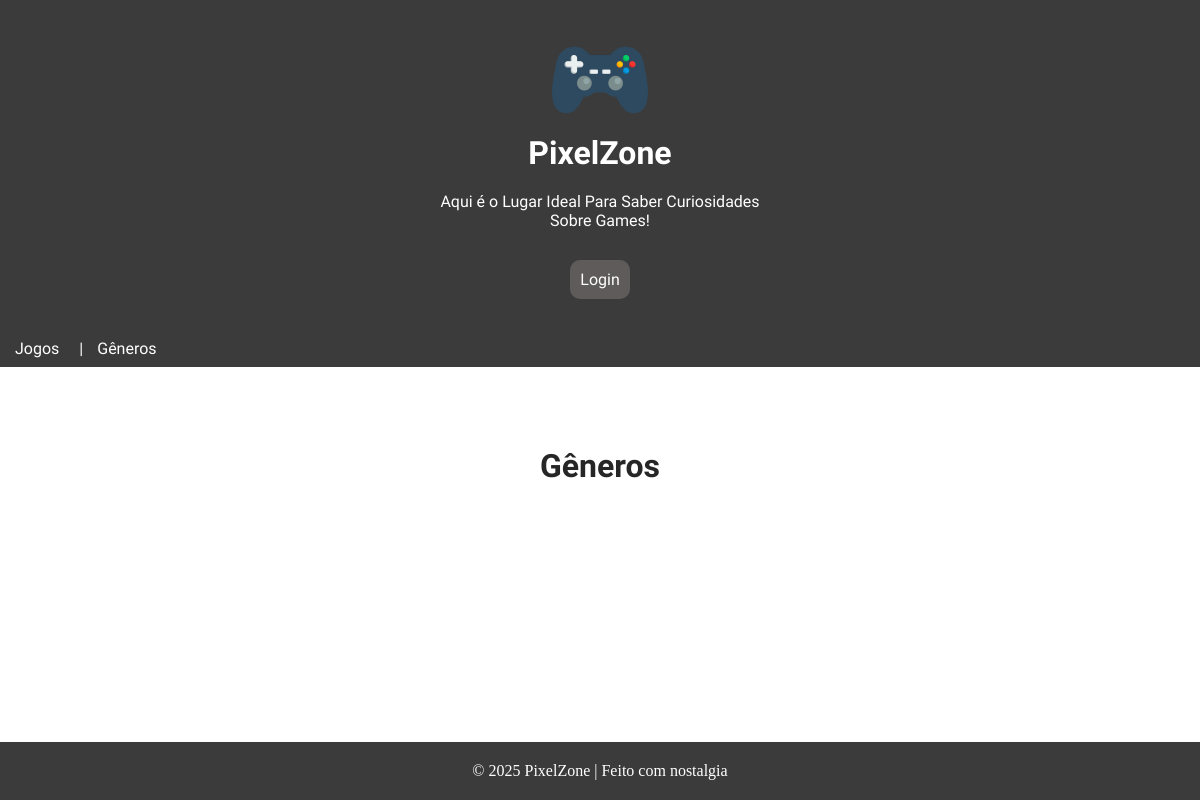
Before: /genero/ with the older database file.
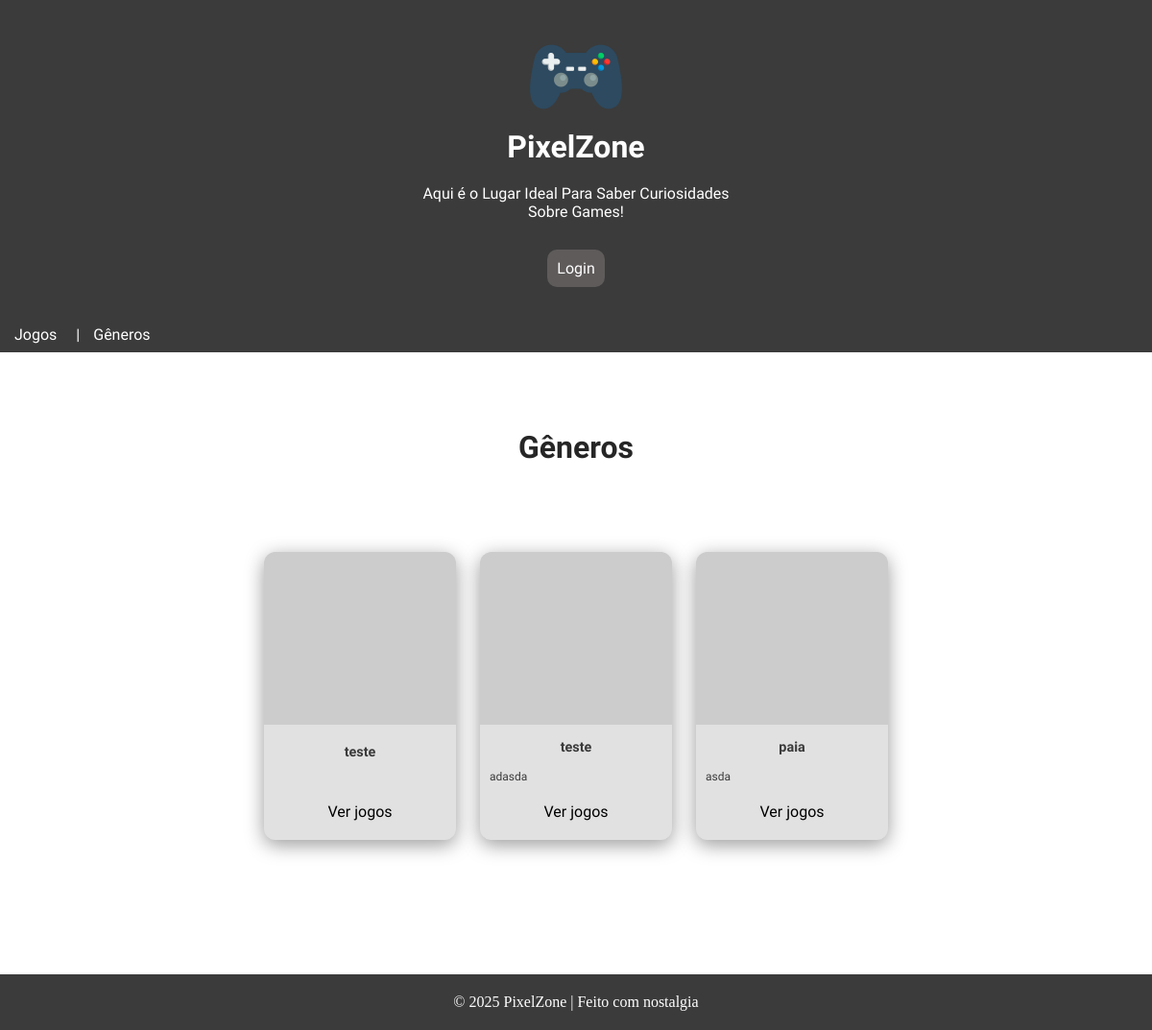
After: the same page with the newer database file.
### apps/Genero/models.py (models this page shows, shortened)
class Genero(models.Model):
    nome = models.CharField(max_length=50)
    descricao = models.TextField(blank=True, null=True)
    imagem = models.ImageField(upload_to='generos/', blank=True, null=True)

### apps/Genero/views.py (the view)
# urls.py: path('', views.lista_generos, name='lista'),
def lista_generos(request):
    generos = Genero.objects.all()
    return render(request, 'genero/lista.html', {'generos': generos})

### apps/Genero/templates/genero/lista.html (shortened to what this page needs)
{% extends 'base.html' %}
{% block conteudo %}
<h1 class="title">Gêneros</h1>
<div class="galeria-destaque">
    {% for genero in generos %}
        <div class="card">
            {% if genero.imagem %}
                <img src="{{ genero.imagem.url }}" alt="{{ genero.nome }}">
            {% else %}
                <img src="https://via.placeholder.com/200x225">
            {% endif %}
            <h1>{{ genero.nome }}</h1>
            <p>{{ genero.descricao }}</p>
            <div class="click">
                <a href="{% url 'genero:detalhe' genero.pk %}">Ver jogos</a>
            </div>
        </div>
    {% endfor %}
</div>
{% endblock %}

Changed rows visible on the page:
added Genero: nome "teste"
added Genero: nome "teste", descricao "adasda"
added Genero: nome "paia", descricao "asda"
